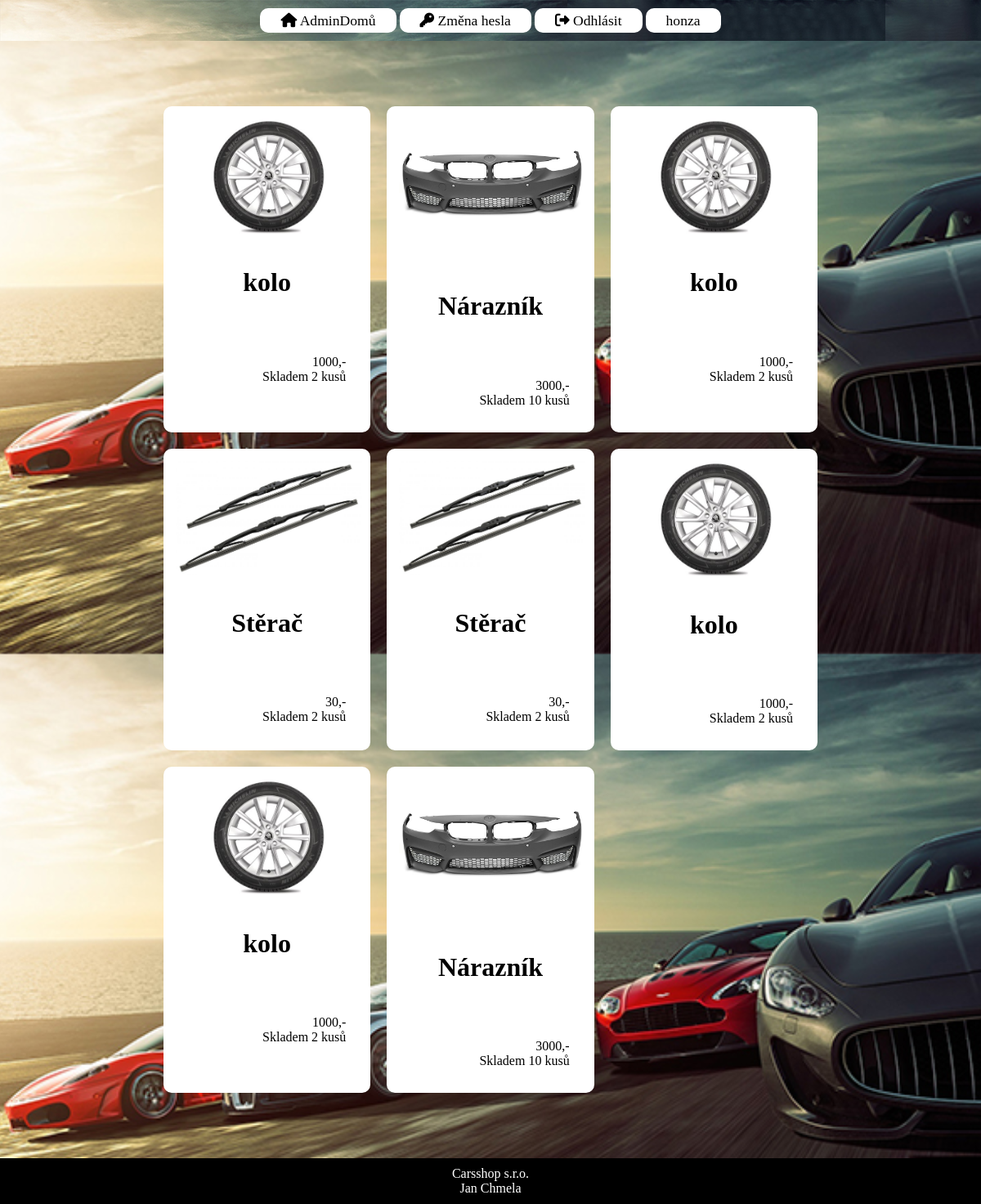
Screenshot of /dil.php (signed in) with the database file from the repository.
### tables this page shows
CREATE TABLE `zbozi` (
  `id` int(11) NOT NULL,
  `nazev` varchar(50) NOT NULL,
  `typ` enum('sportovni','osobni','dodavka','dil','doplnek') NOT NULL,
  `cena` int(11) NOT NULL,
  `pocet` int(11) NOT NULL,
  `pic` varchar(50) NOT NULL,
  `description` text NOT NULL
);

### dil.php (the view, shortened to what this page needs)
<!DOCTYPE html>
<html lang="en">
<head>
    <link rel="stylesheet" href="style.css" type="text/css" />
</head>
<body>
<?php include("nav.php"); ?>
<div id="obalovaci">
    <div class="space"></div>
<div class="productContainer">
<?php
$sql = "SELECT id, nazev, typ, cena, pocet, pic FROM zbozi where typ = 'dil'";
if($stmt = mysqli_prepare($link, $sql)){
 $query = mysqli_query($link, $sql);
    if ($query->num_rows > 0) {
        while($row = $query->fetch_assoc()) {
            echo " <a class='nemuField' href='detail.php?id=".$row['id']."' style='border-radius: 10px;  background-color: white;'> ";
            echo "<img src='"."pic/products/".$row['pic']."' width='90%' style='padding: 15px;'></img>";
            echo "<h1 style='text-align: center;'>".$row['nazev']." </h1><br>";
            echo " <div style='text-align: right; padding: 30px;'>";
            echo $row['cena'].",-<br>";
            echo "Skladem ".$row['pocet']." kusů"."<br>";
            echo "</div>";
            echo "</a>";
        }
        }
}
?>
</div>
<div class="space"></div>
</div>
<?php include("footer.php"); ?>
</body>
</html>

### style.css (style rules this page uses)
body { background-image: url("pic/loginBackground.jpeg"); background-repeat: repeat-y; background-position: center; background-size: cover; margin: 0px; margin-top: 0px; height: 100vh; display: flex; flex-direction: column; }
#obalovaci { margin: 0px auto; position: relative; width:800px; }
.space { height: 10vh; }
.nemuField { text-decoration: none; color: black; }
.productContainer { display: grid; grid-template-columns: 1fr 1fr 1fr; grid-gap: 20px; }

### dil.php (style rules this page uses)
body { height: 100vh; }

### rows the page displays
zbozi: pic (picture), nazev "kolo", cena "1000", pocet "2"
zbozi: pic (picture), nazev "Nárazník", cena "3000", pocet "10"
zbozi: pic (picture), nazev "kolo", cena "1000", pocet "2"
zbozi: pic (picture), nazev "Stěrač", cena "30", pocet "2"
zbozi: pic (picture), nazev "Stěrač", cena "30", pocet "2"
zbozi: pic (picture), nazev "kolo", cena "1000", pocet "2"
zbozi: pic (picture), nazev "kolo", cena "1000", pocet "2"
zbozi: pic (picture), nazev "Nárazník", cena "3000", pocet "10"

### other values shown
$_SESSION["username"] "honza"
